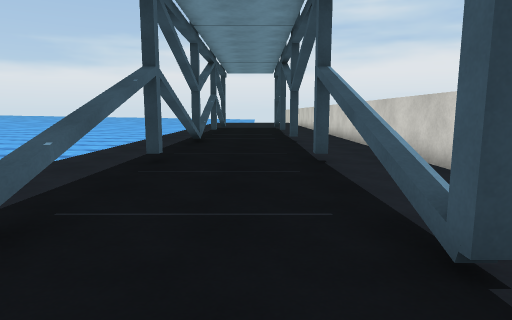
View 1 (above)

14 first-person views from a walk through a Unity game level. The camera is 1.3 m above the floor, tilts 8° down and sees 75° across. The floor is counted in squares, 1 m on a side. Each view is taken from the middle of a square. On the plan, view 1 faces up. The plan holds only what a view shows up to about 14 squares ahead; the rest is blank. The place goes on beyond the plan. The player is left out. Surface patterns are stand-ins for the level's own textures.

View 2
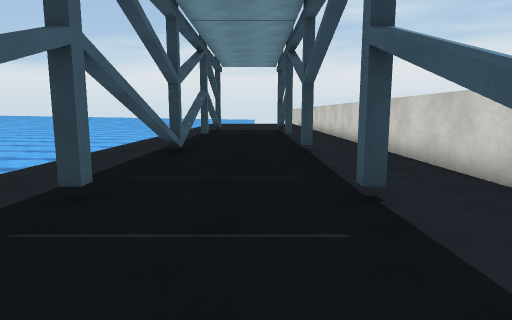

View 3
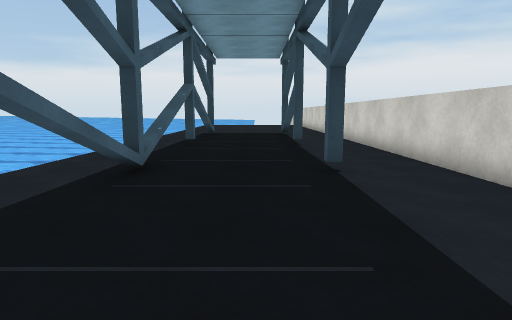

View 4
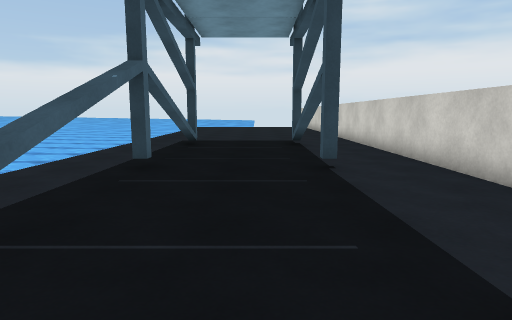

View 5
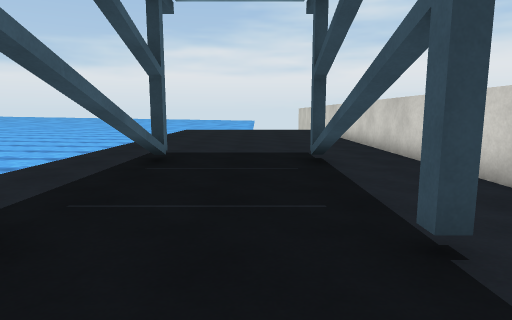

View 6
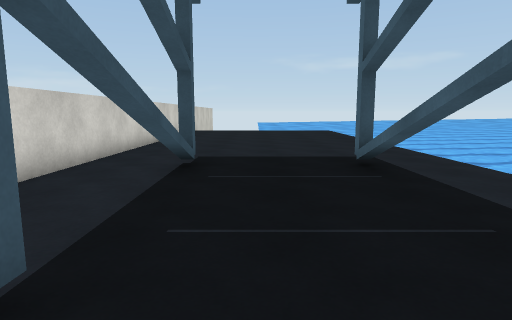

View 7
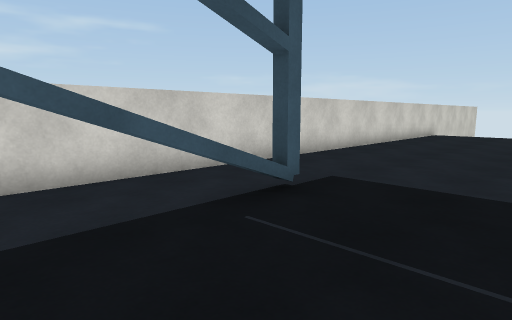

View 8
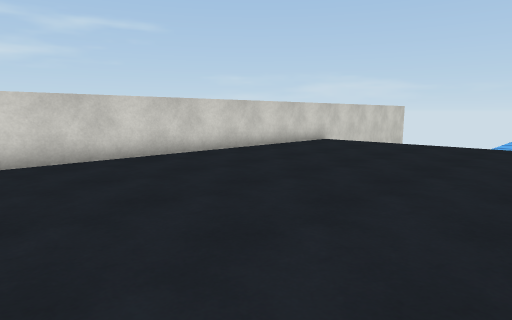

View 9
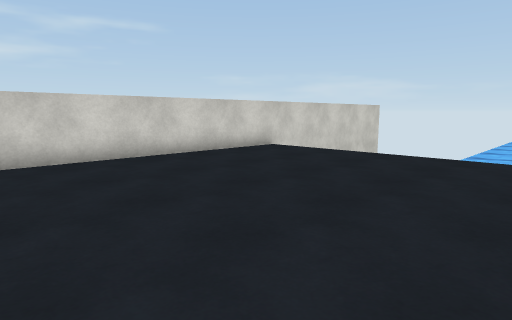

View 10
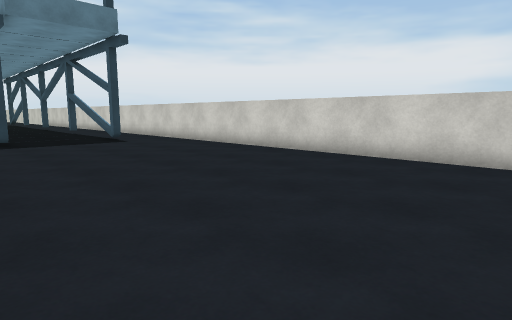

View 11
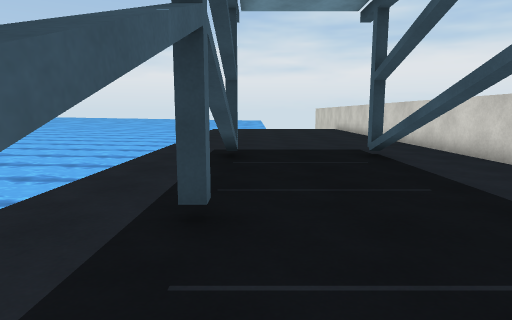

View 12
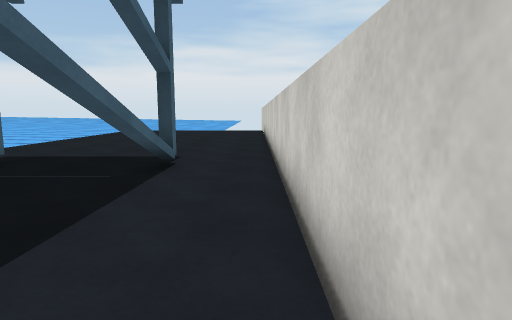

View 13
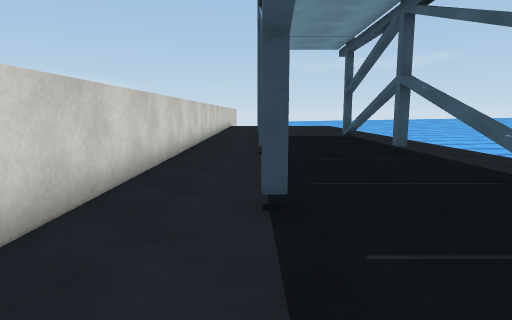

View 14
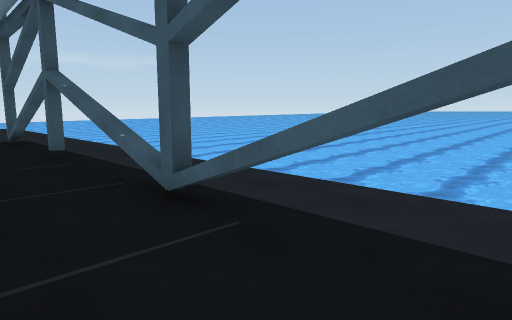

### Floor plan
Key: @ floor where view 1 was taken; # wall or solid block; x gap in a wall; . floor; T thing the floor can be seen under or through.
Columns run from 5 left of view 1 to 5 right of it. Each row starts with its distance up from view 1.
 31 ..........#
 30 ..........#
 29 ..........#
 28 ..x....x..#
 27 ..x....x..#
 26 ..T....T..#
 25 ..T....T..#
 24 ..T....T..#
 23 ..........#
 22 ..#....#..#
 21 ..........#
 20 ..T.......#
 19 ..T.......#
 18 ..T.......#
 17 ..x.......#
 16 ..x.......#
 15 ..x.......#
 14 ..x.......#
 13 ..T.......#
 12 ..T.......#
 11 ..T.......#
 10 ..........#
  9 ..#....#..#
  8 ..........#
  7 ..T....T..#
  6 ..T....T..#
  5 ..T....T..#
  4 ..x....x..#
  3 ..x....x..#
  2 ..........#
  1 ..........#
  0 .....@....#
 -1 ..........#
 -2 ..........#
 -3 ..........#
 -4 ..........#
 -5  .........#
 -6 ..........#
 -7 ..........#
 -8 ..........#
 -9  .........#
-10 ..........#
-11 ..........#
-12 ..........#
-13  .........#
-14 ..........#

Positions as (right, up) in squares from view 1, and headings:
1: (0, 0), facing up
2: (0, 4), facing up
3: (0, 8), facing up
4: (0, 14), facing up
5: (0, 19), facing up
6: (0, 11), facing down
7: (-2, 7), facing down-right
8: (-5, 0), facing down-right
9: (-5, -4), facing down-right
10: (-5, -14), facing up-right
11: (-2, 18), facing up
12: (4, 20), facing up
13: (2, 20), facing down
14: (0, 20), facing down-left
